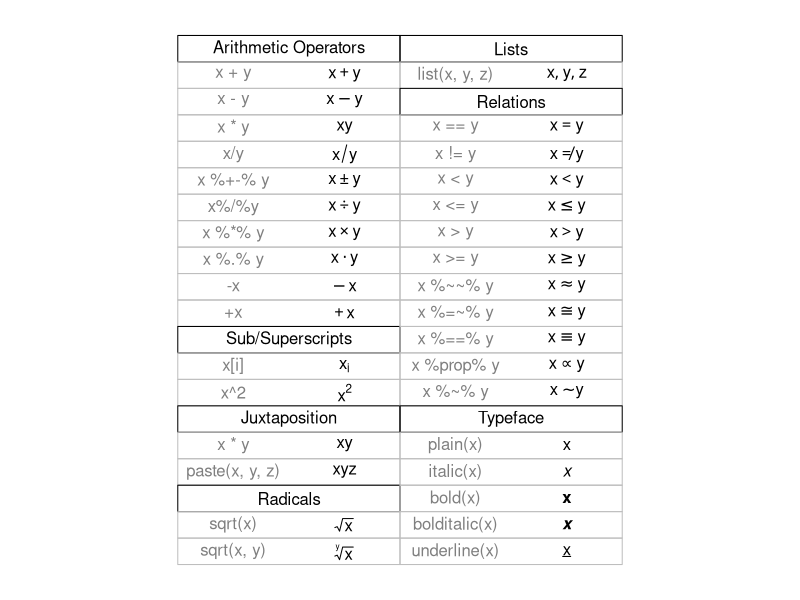
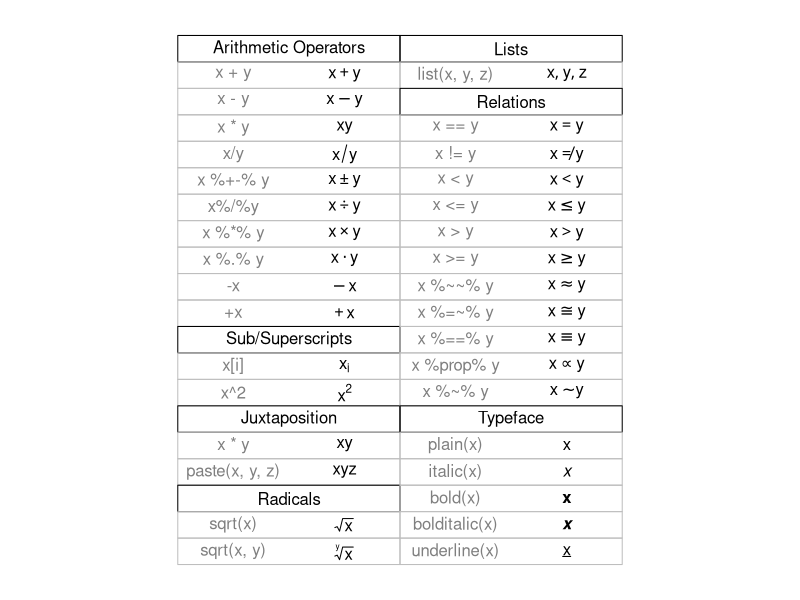
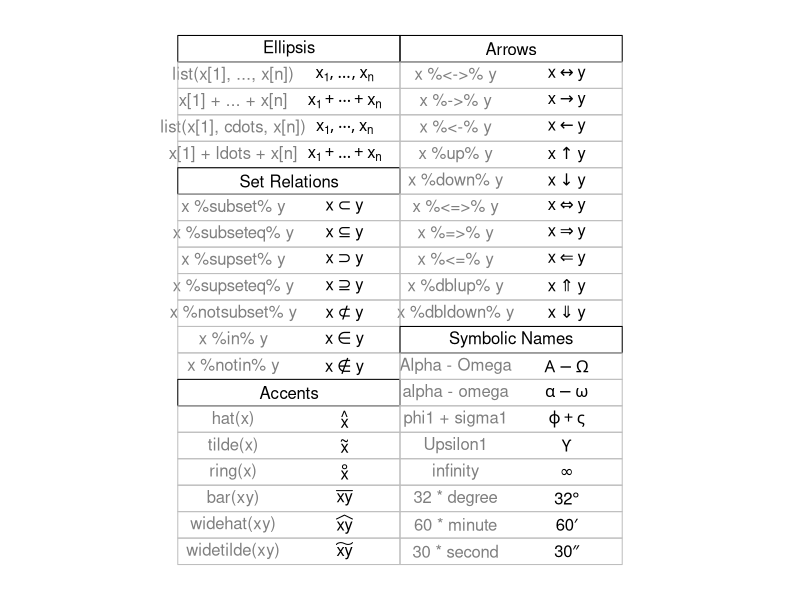
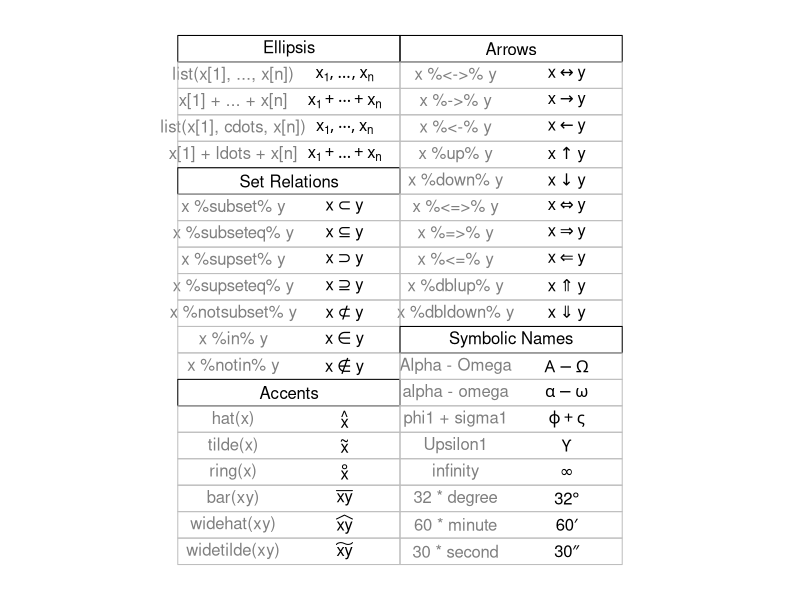
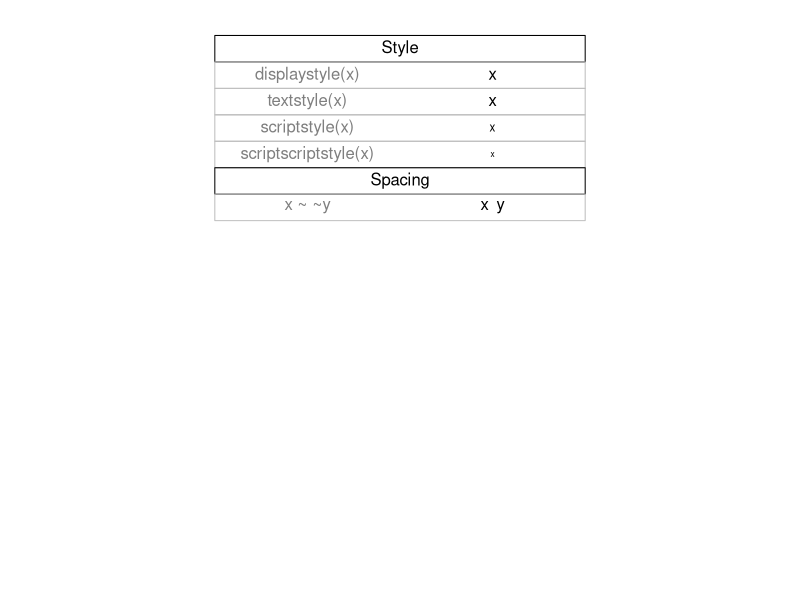
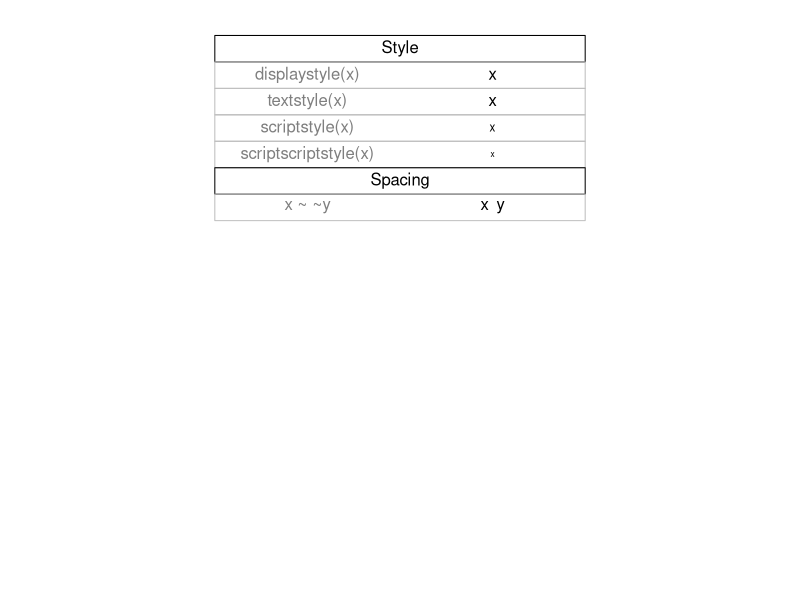
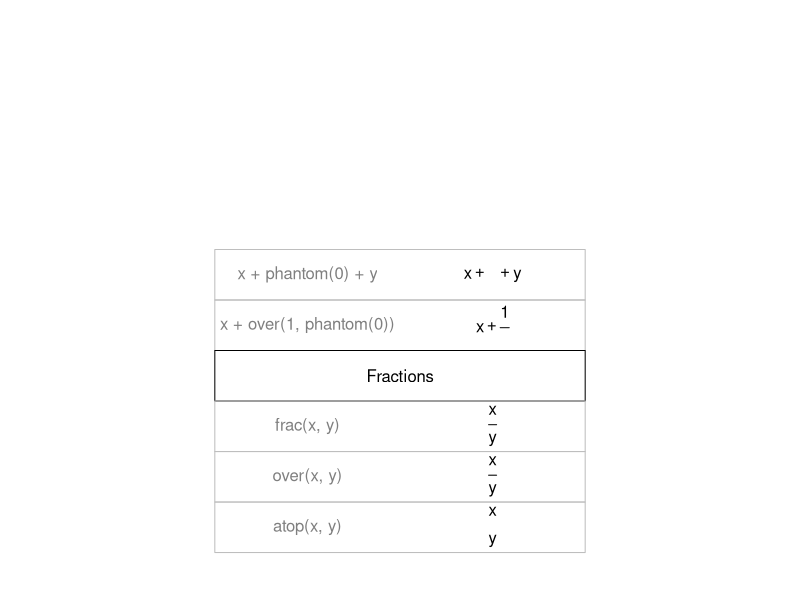
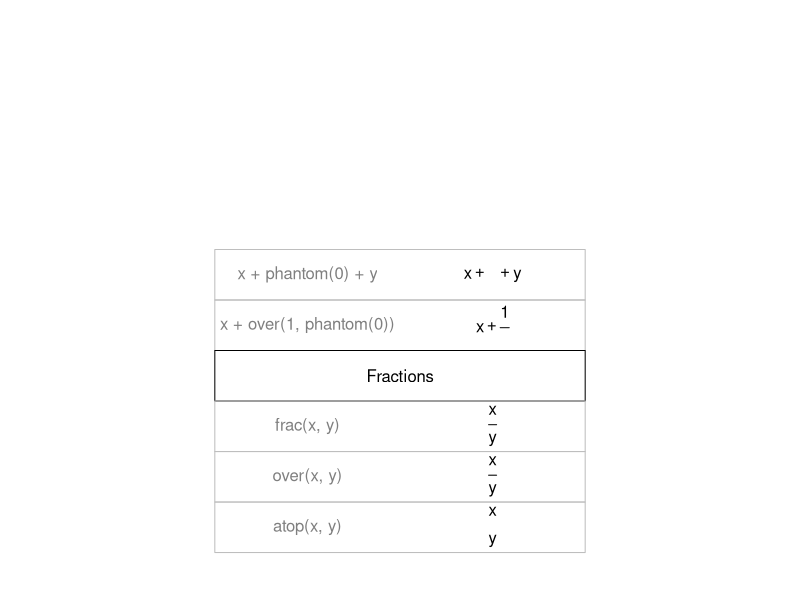

Write the R code that produced these figures, in order.
# Examples from grDevices::plotmath helpfil
if (Sys.info()['sysname'] == "Darwin") os <- "macos"
if (Sys.info()['sysname'] == "Linux") os <- "linux-devragg"
if (Sys.info()['sysname'] == "Windows") os <- "windows"

library(ragg)
library(glue)

reso <- 300
scl <- reso/72

# demo 1
#  Copyright (C) 2002-2016 The R Core Team

require(datasets)
require(grDevices); require(graphics)

## --- "math annotation" in plots :

######
# create tables of mathematical annotation functionality
######
make.table <- function(nr, nc) {
  savepar <- par(mar=rep(0, 4), pty="s")
  plot(c(0, nc*2 + 1), c(0, -(nr + 1)),
       type="n", xlab="", ylab="", axes=FALSE)
  savepar
}

get.r <- function(i, nr) {
  i %% nr + 1
}

get.c <- function(i, nr) {
  i %/% nr + 1
}

draw.title.cell <- function(title, i, nr) {
  r <- get.r(i, nr)
  c <- get.c(i, nr)
  text(2*c - .5, -r, title)
  rect((2*(c - 1) + .5), -(r - .5), (2*c + .5), -(r + .5))
}

draw.plotmath.cell <- function(expr, i, nr, string = NULL) {
  r <- get.r(i, nr)
  c <- get.c(i, nr)
  if (is.null(string)) {
    string <- deparse(expr)
    string <- substr(string, 12, nchar(string) - 1)
  }
  text((2*(c - 1) + 1), -r, string, col="grey50")
  text((2*c), -r, expr, adj=c(.5,.5))
  rect((2*(c - 1) + .5), -(r - .5), (2*c + .5), -(r + .5), border="grey")
}

# demo 1 - ragg
nr <- 20
nc <- 2

agg_png(glue('img/demo-1-{os}.png'), units = "px", res = reso, height = scl*480, width = scl*480)
oldpar <- make.table(nr, nc)
i <- 0
draw.title.cell("Arithmetic Operators", i, nr); i <- i + 1
draw.plotmath.cell(expression(x + y), i, nr); i <- i + 1
draw.plotmath.cell(expression(x - y), i, nr); i <- i + 1
draw.plotmath.cell(expression(x * y), i, nr); i <- i + 1
draw.plotmath.cell(expression(x / y), i, nr); i <- i + 1
draw.plotmath.cell(expression(x %+-% y), i, nr); i <- i + 1
draw.plotmath.cell(expression(x %/% y), i, nr); i <- i + 1
draw.plotmath.cell(expression(x %*% y), i, nr); i <- i + 1
draw.plotmath.cell(expression(x %.% y), i, nr); i <- i + 1
draw.plotmath.cell(expression(-x), i, nr); i <- i + 1
draw.plotmath.cell(expression(+x), i, nr); i <- i + 1
draw.title.cell("Sub/Superscripts", i, nr); i <- i + 1
draw.plotmath.cell(expression(x[i]), i, nr); i <- i + 1
draw.plotmath.cell(expression(x^2), i, nr); i <- i + 1
draw.title.cell("Juxtaposition", i, nr); i <- i + 1
draw.plotmath.cell(expression(x * y), i, nr); i <- i + 1
draw.plotmath.cell(expression(paste(x, y, z)), i, nr); i <- i + 1
draw.title.cell("Radicals", i, nr); i <- i + 1
draw.plotmath.cell(expression(sqrt(x)), i, nr); i <- i + 1
draw.plotmath.cell(expression(sqrt(x, y)), i, nr); i <- i + 1
draw.title.cell("Lists", i, nr); i <- i + 1
draw.plotmath.cell(expression(list(x, y, z)), i, nr); i <- i + 1
draw.title.cell("Relations", i, nr); i <- i + 1
draw.plotmath.cell(expression(x == y), i, nr); i <- i + 1
draw.plotmath.cell(expression(x != y), i, nr); i <- i + 1
draw.plotmath.cell(expression(x < y), i, nr); i <- i + 1
draw.plotmath.cell(expression(x <= y), i, nr); i <- i + 1
draw.plotmath.cell(expression(x > y), i, nr); i <- i + 1
draw.plotmath.cell(expression(x >= y), i, nr); i <- i + 1
draw.plotmath.cell(expression(x %~~% y), i, nr); i <- i + 1
draw.plotmath.cell(expression(x %=~% y), i, nr); i <- i + 1
draw.plotmath.cell(expression(x %==% y), i, nr); i <- i + 1
draw.plotmath.cell(expression(x %prop% y), i, nr); i <- i + 1
draw.plotmath.cell(expression(x %~% y), i, nr); i <- i + 1
draw.title.cell("Typeface", i, nr); i <- i + 1
draw.plotmath.cell(expression(plain(x)), i, nr); i <- i + 1
draw.plotmath.cell(expression(italic(x)), i, nr); i <- i + 1
draw.plotmath.cell(expression(bold(x)), i, nr); i <- i + 1
draw.plotmath.cell(expression(bolditalic(x)), i, nr); i <- i + 1
draw.plotmath.cell(expression(underline(x)), i, nr); i <- i + 1
dev.off()

# demo 1 - png
nr <- 20
nc <- 2

png(glue('img/demo-1-{os}-png.png'), units = "px", res = reso, height = scl*480, width = scl*480)
oldpar <- make.table(nr, nc)
i <- 0
draw.title.cell("Arithmetic Operators", i, nr); i <- i + 1
draw.plotmath.cell(expression(x + y), i, nr); i <- i + 1
draw.plotmath.cell(expression(x - y), i, nr); i <- i + 1
draw.plotmath.cell(expression(x * y), i, nr); i <- i + 1
draw.plotmath.cell(expression(x / y), i, nr); i <- i + 1
draw.plotmath.cell(expression(x %+-% y), i, nr); i <- i + 1
draw.plotmath.cell(expression(x %/% y), i, nr); i <- i + 1
draw.plotmath.cell(expression(x %*% y), i, nr); i <- i + 1
draw.plotmath.cell(expression(x %.% y), i, nr); i <- i + 1
draw.plotmath.cell(expression(-x), i, nr); i <- i + 1
draw.plotmath.cell(expression(+x), i, nr); i <- i + 1
draw.title.cell("Sub/Superscripts", i, nr); i <- i + 1
draw.plotmath.cell(expression(x[i]), i, nr); i <- i + 1
draw.plotmath.cell(expression(x^2), i, nr); i <- i + 1
draw.title.cell("Juxtaposition", i, nr); i <- i + 1
draw.plotmath.cell(expression(x * y), i, nr); i <- i + 1
draw.plotmath.cell(expression(paste(x, y, z)), i, nr); i <- i + 1
draw.title.cell("Radicals", i, nr); i <- i + 1
draw.plotmath.cell(expression(sqrt(x)), i, nr); i <- i + 1
draw.plotmath.cell(expression(sqrt(x, y)), i, nr); i <- i + 1
draw.title.cell("Lists", i, nr); i <- i + 1
draw.plotmath.cell(expression(list(x, y, z)), i, nr); i <- i + 1
draw.title.cell("Relations", i, nr); i <- i + 1
draw.plotmath.cell(expression(x == y), i, nr); i <- i + 1
draw.plotmath.cell(expression(x != y), i, nr); i <- i + 1
draw.plotmath.cell(expression(x < y), i, nr); i <- i + 1
draw.plotmath.cell(expression(x <= y), i, nr); i <- i + 1
draw.plotmath.cell(expression(x > y), i, nr); i <- i + 1
draw.plotmath.cell(expression(x >= y), i, nr); i <- i + 1
draw.plotmath.cell(expression(x %~~% y), i, nr); i <- i + 1
draw.plotmath.cell(expression(x %=~% y), i, nr); i <- i + 1
draw.plotmath.cell(expression(x %==% y), i, nr); i <- i + 1
draw.plotmath.cell(expression(x %prop% y), i, nr); i <- i + 1
draw.plotmath.cell(expression(x %~% y), i, nr); i <- i + 1
draw.title.cell("Typeface", i, nr); i <- i + 1
draw.plotmath.cell(expression(plain(x)), i, nr); i <- i + 1
draw.plotmath.cell(expression(italic(x)), i, nr); i <- i + 1
draw.plotmath.cell(expression(bold(x)), i, nr); i <- i + 1
draw.plotmath.cell(expression(bolditalic(x)), i, nr); i <- i + 1
draw.plotmath.cell(expression(underline(x)), i, nr); i <- i + 1
dev.off()

# demo 2 - ragg
agg_png(glue('img/demo-2-{os}.png'), units = "px", res = reso, height = scl*480, width = scl*480)
# Need fewer, wider columns for ellipsis ...
nr <- 20
nc <- 2
make.table(nr, nc)
i <- 0
draw.title.cell("Ellipsis", i, nr); i <- i + 1
draw.plotmath.cell(expression(list(x[1], ..., x[n])), i, nr); i <- i + 1
draw.plotmath.cell(expression(x[1] + ... + x[n]), i, nr); i <- i + 1
draw.plotmath.cell(expression(list(x[1], cdots, x[n])), i, nr); i <- i + 1
draw.plotmath.cell(expression(x[1] + ldots + x[n]), i, nr); i <- i + 1
draw.title.cell("Set Relations", i, nr); i <- i + 1
draw.plotmath.cell(expression(x %subset% y), i, nr); i <- i + 1
draw.plotmath.cell(expression(x %subseteq% y), i, nr); i <- i + 1
draw.plotmath.cell(expression(x %supset% y), i, nr); i <- i + 1
draw.plotmath.cell(expression(x %supseteq% y), i, nr); i <- i + 1
draw.plotmath.cell(expression(x %notsubset% y), i, nr); i <- i + 1
draw.plotmath.cell(expression(x %in% y), i, nr); i <- i + 1
draw.plotmath.cell(expression(x %notin% y), i, nr); i <- i + 1
draw.title.cell("Accents", i, nr); i <- i + 1
draw.plotmath.cell(expression(hat(x)), i, nr); i <- i + 1
draw.plotmath.cell(expression(tilde(x)), i, nr); i <- i + 1
draw.plotmath.cell(expression(ring(x)), i, nr); i <- i + 1
draw.plotmath.cell(expression(bar(xy)), i, nr); i <- i + 1
draw.plotmath.cell(expression(widehat(xy)), i, nr); i <- i + 1
draw.plotmath.cell(expression(widetilde(xy)), i, nr); i <- i + 1
draw.title.cell("Arrows", i, nr); i <- i + 1
draw.plotmath.cell(expression(x %<->% y), i, nr); i <- i + 1
draw.plotmath.cell(expression(x %->% y), i, nr); i <- i + 1
draw.plotmath.cell(expression(x %<-% y), i, nr); i <- i + 1
draw.plotmath.cell(expression(x %up% y), i, nr); i <- i + 1
draw.plotmath.cell(expression(x %down% y), i, nr); i <- i + 1
draw.plotmath.cell(expression(x %<=>% y), i, nr); i <- i + 1
draw.plotmath.cell(expression(x %=>% y), i, nr); i <- i + 1
draw.plotmath.cell(expression(x %<=% y), i, nr); i <- i + 1
draw.plotmath.cell(expression(x %dblup% y), i, nr); i <- i + 1
draw.plotmath.cell(expression(x %dbldown% y), i, nr); i <- i + 1
draw.title.cell("Symbolic Names", i, nr); i <- i + 1
draw.plotmath.cell(expression(Alpha - Omega), i, nr); i <- i + 1
draw.plotmath.cell(expression(alpha - omega), i, nr); i <- i + 1
draw.plotmath.cell(expression(phi1 + sigma1), i, nr); i <- i + 1
draw.plotmath.cell(expression(Upsilon1), i, nr); i <- i + 1
draw.plotmath.cell(expression(infinity), i, nr); i <- i + 1
draw.plotmath.cell(expression(32 * degree), i, nr); i <- i + 1
draw.plotmath.cell(expression(60 * minute), i, nr); i <- i + 1
draw.plotmath.cell(expression(30 * second), i, nr); i <- i + 1
dev.off()

# demo 2 - png
png(glue('img/demo-2-{os}-png.png'), units = "px", res = reso, height = scl*480, width = scl*480)
# Need fewer, wider columns for ellipsis ...
nr <- 20
nc <- 2
make.table(nr, nc)
i <- 0
draw.title.cell("Ellipsis", i, nr); i <- i + 1
draw.plotmath.cell(expression(list(x[1], ..., x[n])), i, nr); i <- i + 1
draw.plotmath.cell(expression(x[1] + ... + x[n]), i, nr); i <- i + 1
draw.plotmath.cell(expression(list(x[1], cdots, x[n])), i, nr); i <- i + 1
draw.plotmath.cell(expression(x[1] + ldots + x[n]), i, nr); i <- i + 1
draw.title.cell("Set Relations", i, nr); i <- i + 1
draw.plotmath.cell(expression(x %subset% y), i, nr); i <- i + 1
draw.plotmath.cell(expression(x %subseteq% y), i, nr); i <- i + 1
draw.plotmath.cell(expression(x %supset% y), i, nr); i <- i + 1
draw.plotmath.cell(expression(x %supseteq% y), i, nr); i <- i + 1
draw.plotmath.cell(expression(x %notsubset% y), i, nr); i <- i + 1
draw.plotmath.cell(expression(x %in% y), i, nr); i <- i + 1
draw.plotmath.cell(expression(x %notin% y), i, nr); i <- i + 1
draw.title.cell("Accents", i, nr); i <- i + 1
draw.plotmath.cell(expression(hat(x)), i, nr); i <- i + 1
draw.plotmath.cell(expression(tilde(x)), i, nr); i <- i + 1
draw.plotmath.cell(expression(ring(x)), i, nr); i <- i + 1
draw.plotmath.cell(expression(bar(xy)), i, nr); i <- i + 1
draw.plotmath.cell(expression(widehat(xy)), i, nr); i <- i + 1
draw.plotmath.cell(expression(widetilde(xy)), i, nr); i <- i + 1
draw.title.cell("Arrows", i, nr); i <- i + 1
draw.plotmath.cell(expression(x %<->% y), i, nr); i <- i + 1
draw.plotmath.cell(expression(x %->% y), i, nr); i <- i + 1
draw.plotmath.cell(expression(x %<-% y), i, nr); i <- i + 1
draw.plotmath.cell(expression(x %up% y), i, nr); i <- i + 1
draw.plotmath.cell(expression(x %down% y), i, nr); i <- i + 1
draw.plotmath.cell(expression(x %<=>% y), i, nr); i <- i + 1
draw.plotmath.cell(expression(x %=>% y), i, nr); i <- i + 1
draw.plotmath.cell(expression(x %<=% y), i, nr); i <- i + 1
draw.plotmath.cell(expression(x %dblup% y), i, nr); i <- i + 1
draw.plotmath.cell(expression(x %dbldown% y), i, nr); i <- i + 1
draw.title.cell("Symbolic Names", i, nr); i <- i + 1
draw.plotmath.cell(expression(Alpha - Omega), i, nr); i <- i + 1
draw.plotmath.cell(expression(alpha - omega), i, nr); i <- i + 1
draw.plotmath.cell(expression(phi1 + sigma1), i, nr); i <- i + 1
draw.plotmath.cell(expression(Upsilon1), i, nr); i <- i + 1
draw.plotmath.cell(expression(infinity), i, nr); i <- i + 1
draw.plotmath.cell(expression(32 * degree), i, nr); i <- i + 1
draw.plotmath.cell(expression(60 * minute), i, nr); i <- i + 1
draw.plotmath.cell(expression(30 * second), i, nr); i <- i + 1
dev.off()

# demo 3 - ragg
agg_png(glue('img/demo-3-{os}.png'), units = "px", res = reso, height = scl*480, width = scl*480)
# Need even fewer, wider columns for typeface and style ...
nr <- 20
nc <- 1
make.table(nr, nc)
i <- 0
draw.title.cell("Style", i, nr); i <- i + 1
draw.plotmath.cell(expression(displaystyle(x)), i, nr); i <- i + 1
draw.plotmath.cell(expression(textstyle(x)), i, nr); i <- i + 1
draw.plotmath.cell(expression(scriptstyle(x)), i, nr); i <- i + 1
draw.plotmath.cell(expression(scriptscriptstyle(x)), i, nr); i <- i + 1
draw.title.cell("Spacing", i, nr); i <- i + 1
draw.plotmath.cell(expression(x ~~ y), i, nr); i <- i + 1
dev.off()

# demo 3 - png
png(glue('img/demo-3-{os}-png.png'), units = "px", res = reso, height = scl*480, width = scl*480)
# Need even fewer, wider columns for typeface and style ...
nr <- 20
nc <- 1
make.table(nr, nc)
i <- 0
draw.title.cell("Style", i, nr); i <- i + 1
draw.plotmath.cell(expression(displaystyle(x)), i, nr); i <- i + 1
draw.plotmath.cell(expression(textstyle(x)), i, nr); i <- i + 1
draw.plotmath.cell(expression(scriptstyle(x)), i, nr); i <- i + 1
draw.plotmath.cell(expression(scriptscriptstyle(x)), i, nr); i <- i + 1
draw.title.cell("Spacing", i, nr); i <- i + 1
draw.plotmath.cell(expression(x ~~ y), i, nr); i <- i + 1
dev.off()

# demo 4 - ragg
agg_png(glue('img/demo-4-{os}.png'), units = "px", res = reso, height = scl*480, width = scl*480)
# Need fewer, taller rows for fractions ...
# cheat a bit to save pages
# par(new = TRUE)
nr <- 10
nc <- 1
make.table(nr, nc)
i <- 4
draw.plotmath.cell(expression(x + phantom(0) + y), i, nr); i <- i + 1
draw.plotmath.cell(expression(x + over(1, phantom(0))), i, nr); i <- i + 1
draw.title.cell("Fractions", i, nr); i <- i + 1
draw.plotmath.cell(expression(frac(x, y)), i, nr); i <- i + 1
draw.plotmath.cell(expression(over(x, y)), i, nr); i <- i + 1
draw.plotmath.cell(expression(atop(x, y)), i, nr); i <- i + 1
dev.off()

# demo 4 - png
png(glue('img/demo-4-{os}-png.png'), units = "px", res = reso, height = scl*480, width = scl*480)
# Need fewer, taller rows for fractions ...
# cheat a bit to save pages
# par(new = TRUE)
nr <- 10
nc <- 1
make.table(nr, nc)
i <- 4
draw.plotmath.cell(expression(x + phantom(0) + y), i, nr); i <- i + 1
draw.plotmath.cell(expression(x + over(1, phantom(0))), i, nr); i <- i + 1
draw.title.cell("Fractions", i, nr); i <- i + 1
draw.plotmath.cell(expression(frac(x, y)), i, nr); i <- i + 1
draw.plotmath.cell(expression(over(x, y)), i, nr); i <- i + 1
draw.plotmath.cell(expression(atop(x, y)), i, nr); i <- i + 1
dev.off()

# demo 5 - ragg
agg_png(glue('img/demo-5-{os}.png'), units = "px", res = reso, height = scl*480, width = scl*480)
# Need fewer, taller rows and fewer, wider columns for big operators ...
nr <- 10
nc <- 1
make.table(nr, nc)
i <- 0
draw.title.cell("Big Operators", i, nr); i <- i + 1
draw.plotmath.cell(expression(sum(x[i], i=1, n)), i, nr); i <- i + 1
draw.plotmath.cell(expression(prod(plain(P)(X == x), x)), i, nr); i <- i + 1
draw.plotmath.cell(expression(integral(f(x) * dx, a, b)), i, nr); i <- i + 1
draw.plotmath.cell(expression(union(A[i], i==1, n)), i, nr); i <- i + 1
draw.plotmath.cell(expression(intersect(A[i], i==1, n)), i, nr); i <- i + 1
draw.plotmath.cell(expression(lim(f(x), x %->% 0)), i, nr); i <- i + 1
draw.plotmath.cell(expression(min(g(x), x >= 0)), i, nr); i <- i + 1
draw.plotmath.cell(expression(inf(S)), i, nr); i <- i + 1
draw.plotmath.cell(expression(sup(S)), i, nr); i <- i + 1
dev.off()

# demo 5 - png
png(glue('img/demo-5-{os}-png.png'), units = "px", res = reso, height = scl*480, width = scl*480)
# Need fewer, taller rows and fewer, wider columns for big operators ...
nr <- 10
nc <- 1
make.table(nr, nc)
i <- 0
draw.title.cell("Big Operators", i, nr); i <- i + 1
draw.plotmath.cell(expression(sum(x[i], i=1, n)), i, nr); i <- i + 1
draw.plotmath.cell(expression(prod(plain(P)(X == x), x)), i, nr); i <- i + 1
draw.plotmath.cell(expression(integral(f(x) * dx, a, b)), i, nr); i <- i + 1
draw.plotmath.cell(expression(union(A[i], i==1, n)), i, nr); i <- i + 1
draw.plotmath.cell(expression(intersect(A[i], i==1, n)), i, nr); i <- i + 1
draw.plotmath.cell(expression(lim(f(x), x %->% 0)), i, nr); i <- i + 1
draw.plotmath.cell(expression(min(g(x), x >= 0)), i, nr); i <- i + 1
draw.plotmath.cell(expression(inf(S)), i, nr); i <- i + 1
draw.plotmath.cell(expression(sup(S)), i, nr); i <- i + 1
dev.off()

# demo 6 - ragg
agg_png(glue('img/demo-6-{os}.png'), units = "px", res = reso, height = scl*480, width = scl*480)
nr <- 12
nc <- 1
make.table(nr, nc)
i <- 0
draw.title.cell("Grouping", i, nr); i <- i + 1
# Those involving '{ . }' have to be done "by hand"
draw.plotmath.cell(expression({}(x , y)), i, nr, string="{}(x, y)"); i <- i + 1
draw.plotmath.cell(expression((x + y)*z), i, nr); i <- i + 1
draw.plotmath.cell(expression(x^y + z),   i, nr); i <- i + 1
draw.plotmath.cell(expression(x^(y + z)), i, nr); i <- i + 1
draw.plotmath.cell(expression(x^{y + z}), i, nr, string="x^{y + z}"); i <- i + 1
draw.plotmath.cell(expression(group("(", list(a, b), "]")), i, nr); i <- i + 1
draw.plotmath.cell(expression(bgroup("(", atop(x, y), ")")), i, nr); i <- i + 1
draw.plotmath.cell(expression(group(lceil, x, rceil)), i, nr); i <- i + 1
draw.plotmath.cell(expression(group(lfloor, x, rfloor)), i, nr); i <- i + 1
draw.plotmath.cell(expression(group(langle, list(x, y), rangle)), i, nr); i <- i + 1
draw.plotmath.cell(expression(group("|", x, "|")), i, nr); i <- i + 1
dev.off()

# demo 6 - png
png(glue('img/demo-6-{os}-png.png'), units = "px", res = reso, height = scl*480, width = scl*480)
nr <- 12
nc <- 1
make.table(nr, nc)
i <- 0
draw.title.cell("Grouping", i, nr); i <- i + 1
# Those involving '{ . }' have to be done "by hand"
draw.plotmath.cell(expression({}(x , y)), i, nr, string="{}(x, y)"); i <- i + 1
draw.plotmath.cell(expression((x + y)*z), i, nr); i <- i + 1
draw.plotmath.cell(expression(x^y + z),   i, nr); i <- i + 1
draw.plotmath.cell(expression(x^(y + z)), i, nr); i <- i + 1
draw.plotmath.cell(expression(x^{y + z}), i, nr, string="x^{y + z}"); i <- i + 1
draw.plotmath.cell(expression(group("(", list(a, b), "]")), i, nr); i <- i + 1
draw.plotmath.cell(expression(bgroup("(", atop(x, y), ")")), i, nr); i <- i + 1
draw.plotmath.cell(expression(group(lceil, x, rceil)), i, nr); i <- i + 1
draw.plotmath.cell(expression(group(lfloor, x, rfloor)), i, nr); i <- i + 1
draw.plotmath.cell(expression(group(langle, list(x, y), rangle)), i, nr); i <- i + 1
draw.plotmath.cell(expression(group("|", x, "|")), i, nr); i <- i + 1
dev.off()

par(oldpar)
